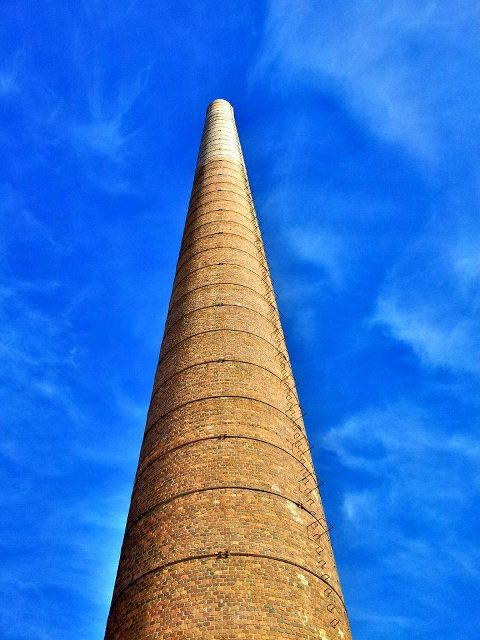
%> input picture Practica 4/torre_monica.jpg, 480 x 640 px
$ octave Pract4b_1.m   (GNU Octave 9; MATLAB toolbox functions it lacks are replaced by stand-ins)
%> lines starting %> are read from the running program, lines starting %| are printed output that depends on the picture; in (x1, y1, x2, y2) boxes, pixels count from 0 and x2, y2 are one past the last pixel; in counts of white or black regions, pixels touching at a corner belong together; the program's own positions count from 1

clear variables
close all
clc

im = imread('torre_monica.jpg'); % Load the image
%> im is the input picture: size 640x480x3 uint8; mean R, G, B 56.5, 117, 204
im_gray = rgb2gray(im); % Convert it to grayscale
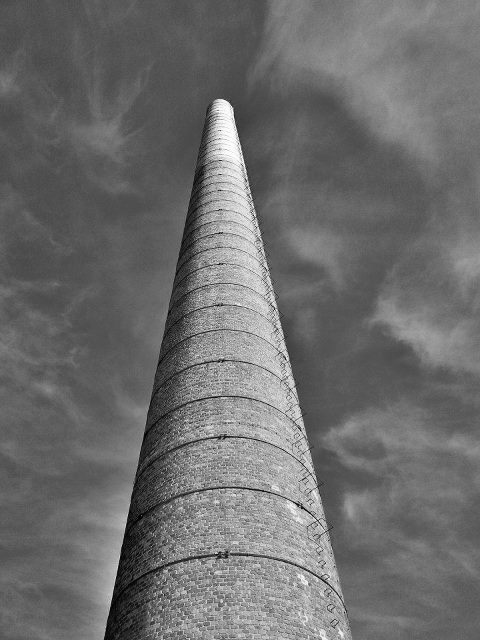
%> im_gray: size 640x480 uint8; min 1, max 255, mean 108.8
figure, subplot(1,2,1), imshow(im_gray), title('Gray image') % Show it
nPixels = prod(size(im_gray)); % Get the number of pixels to ...
%> nPixels = 307200
data = reshape(im_gray, nPixels, 1); % ... reshape the image as a vector
seed1 = [10,10]; % Set the seeds
seed2 = [400,240];
seeds = [seed1(1)*size(im_gray,2)+seed1(2);seed2(1)*size(im_gray,2)+seed2(2)];
%> seeds = [4810; 192240]
% seeds = repmat(seeds,[1,3]); % Uncomment for the RGB image

for i=1:10
    fprintf('Performing k-means segmentation with %d maximum iterations\n',i);
    pert = kmeans(double(data), 2,'Start',seeds,'MaxIter',i); % kmeans!
    clus = reshape(pert, size(im_gray)); %Vector Image back to a matrix
    im_clust = uint8(255*(clus-1)/(max(max(clus))-1)); % Clusters are 1 and 2
    subplot(1,2,2), imshow(im_clust), title('Segmentation from gray') % Show results
    %pause;
    drawnow;
end
%> this loop made 10 passes
%> pass 1, `clus = reshape(pert, size(im_gray));`:
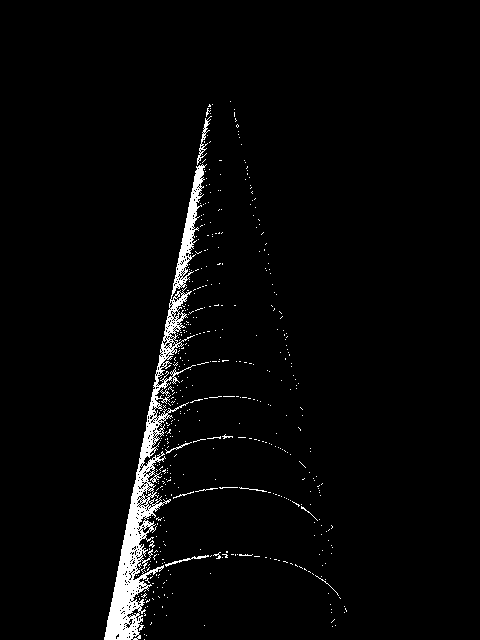
%> clus: size 640x480 double; values 1 (black) and 2 (white), 2.8% white; 483 white regions (470 under 20 px), largest, box (x1, y1, x2, y2) and area: (104, 164, 207, 640) 7241, (197, 116, 212, 165) 154, (165, 555, 209, 567) 92
%> pass 2, `clus = reshape(pert, size(im_gray));`:
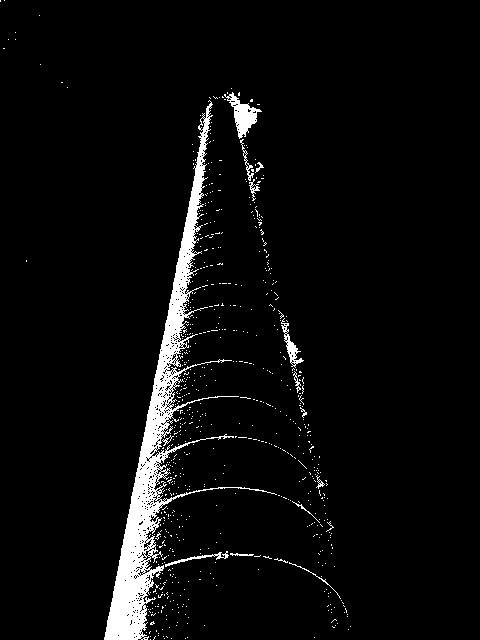
%> clus: size 640x480 double; values 1 (black) and 2 (white), 4.6% white; 675 white regions (660 under 20 px), largest, box (x1, y1, x2, y2) and area: (104, 100, 277, 640) 11143, (224, 92, 262, 139) 649, (281, 318, 304, 368) 286
%> after the loop:
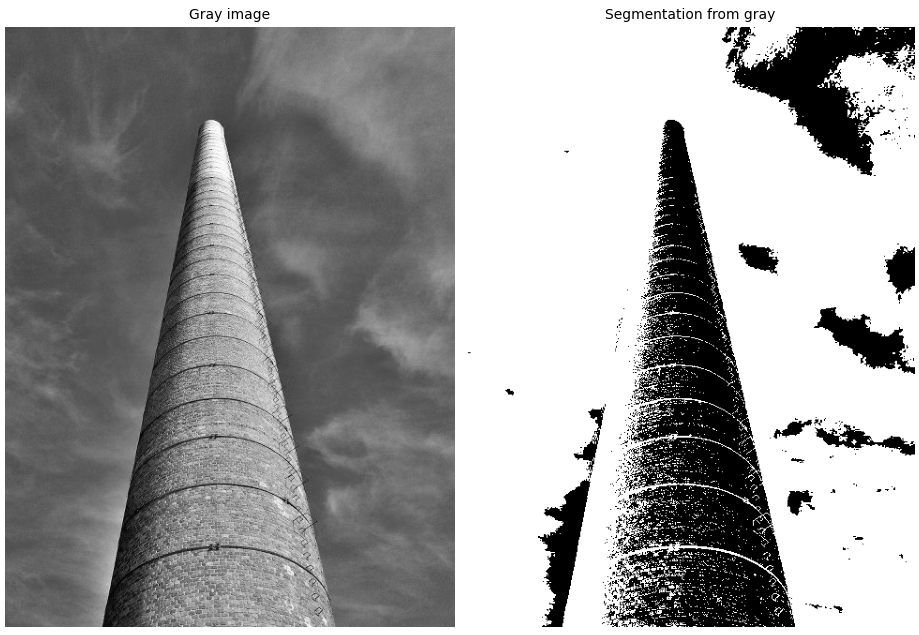
%> figure redrawn from the program's plot data, 2 panels
